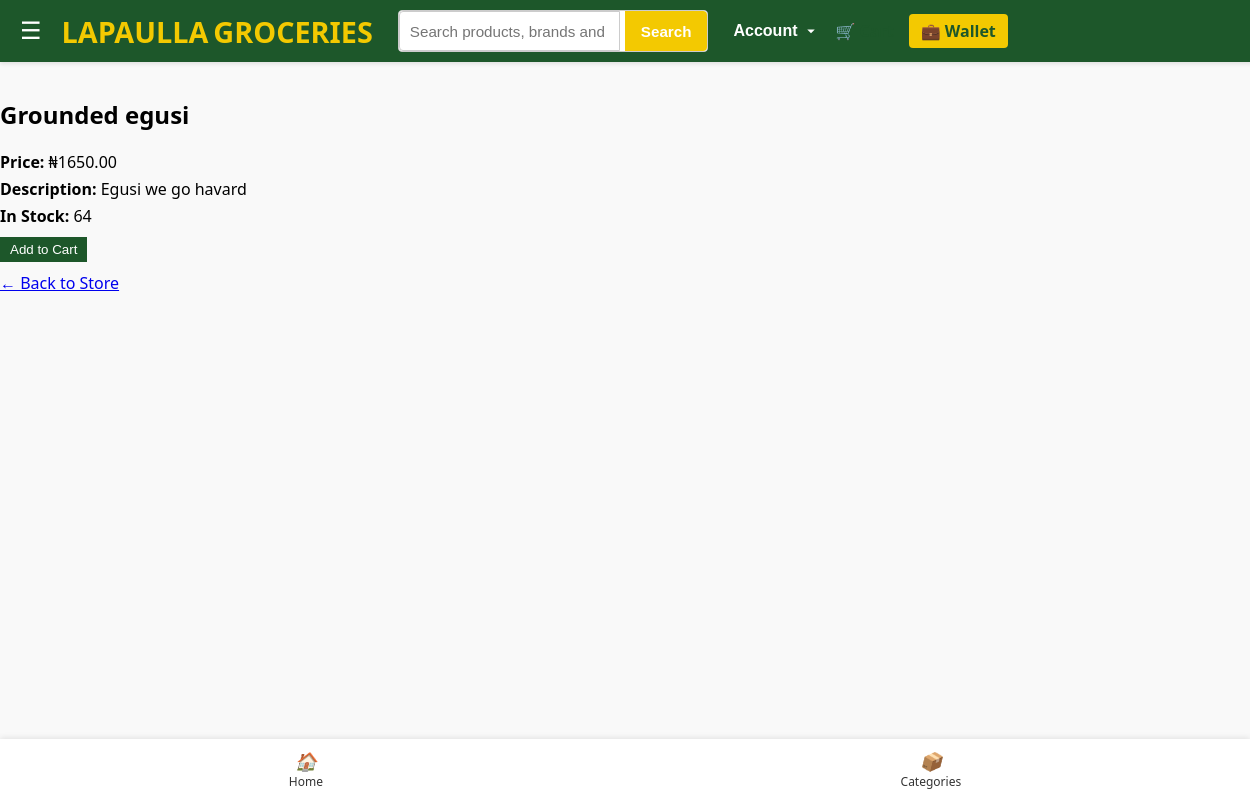
The page /store/product/3/ on the database its author committed.
### store/models.py (models this page shows, shortened)
class Product(models.Model):
    name = models.CharField(max_length=200)
    category = models.ForeignKey(Category, on_delete=models.CASCADE)
    price = models.DecimalField(max_digits=10, decimal_places=2)
    description = models.TextField(blank=True)
    image = models.ImageField(upload_to='products/', blank=True, null=True)
    stock_quantity = models.IntegerField(default=0)
    available = models.BooleanField(default=True)

### store/views.py (the view)
# urls.py: path('product/<int:pk>/', views.product_detail, name='product_detail'),
def product_detail(request, pk):
    product = get_object_or_404(Product, pk=pk)
    return render(request, 'store/product_detail.html', {'product': product})

### store/templates/store/product_detail.html (shortened to what this page needs)
{% extends 'store/base.html' %}
{% load static %}
{% block content %}
  <div class="product-detail">
    <h2>{{ product.name }}</h2>
    <p><strong>Price:</strong> ₦{{ product.price|floatformat:2 }}</p>
    <p><strong>Description:</strong> {{ product.description }}</p>
    <p><strong>In Stock:</strong> {{ product.stock_quantity }}</p>
    <form method="post" action="{% url 'store:add_to_cart' product.id %}">
      <button type="submit">Add to Cart</button>
    </form>
    <p><a href="{% url 'store:home' %}">← Back to Store</a></p>
  </div>
{% endblock %}

### static/css/custom.css (style rules this page uses)
form { margin: 10px 0; }
form button { padding: 5px 10px; background-color: #1d572a; color: white; border: none; cursor: pointer; }
p { margin: 5px 0; }

### rows shown on the page
Product: name "Grounded egusi", price "1650.00", description "Egusi we go havard", stock_quantity "64"
